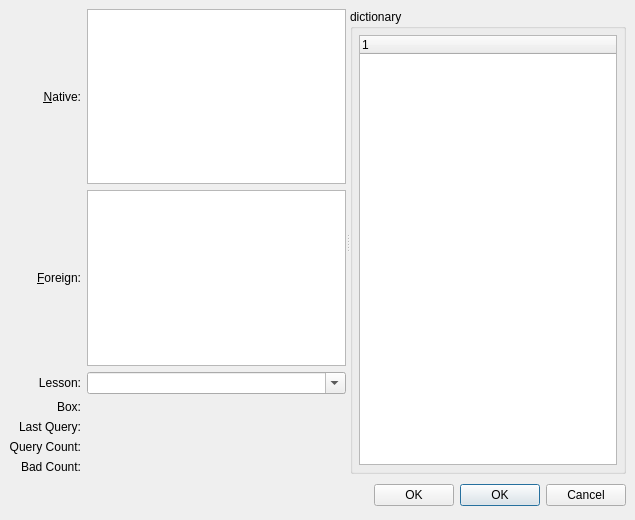
<ui version="4.0" >
 <class>VocableEdit</class>
 <widget class="QDialog" name="VocableEdit" >
  <property name="geometry" >
   <rect>
    <x>0</x>
    <y>0</y>
    <width>635</width>
    <height>520</height>
   </rect>
  </property>
  <property name="windowTitle" >
   <string>VocableEditor</string>
  </property>
  <property name="windowIcon" >
   <iconset resource="icons.qrc" >:/icons/icons/table_edit.png</iconset>
  </property>
  <layout class="QVBoxLayout" >
   <property name="spacing" >
    <number>6</number>
   </property>
   <property name="leftMargin" >
    <number>9</number>
   </property>
   <property name="topMargin" >
    <number>9</number>
   </property>
   <property name="rightMargin" >
    <number>9</number>
   </property>
   <property name="bottomMargin" >
    <number>9</number>
   </property>
   <item>
    <widget class="QSplitter" name="splitter" >
     <property name="orientation" >
      <enum>Qt::Horizontal</enum>
     </property>
     <widget class="QWidget" name="layoutWidget" >
      <layout class="QGridLayout" >
       <property name="leftMargin" >
        <number>0</number>
       </property>
       <property name="topMargin" >
        <number>0</number>
       </property>
       <property name="rightMargin" >
        <number>0</number>
       </property>
       <property name="bottomMargin" >
        <number>0</number>
       </property>
       <property name="horizontalSpacing" >
        <number>6</number>
       </property>
       <property name="verticalSpacing" >
        <number>6</number>
       </property>
       <item row="5" column="0" >
        <widget class="QLabel" name="queryCountLabelLeft" >
         <property name="text" >
          <string>Query Count:</string>
         </property>
         <property name="alignment" >
          <set>Qt::AlignRight|Qt::AlignTrailing|Qt::AlignVCenter</set>
         </property>
        </widget>
       </item>
       <item row="2" column="0" >
        <widget class="QLabel" name="label_3" >
         <property name="text" >
          <string>Lesson:</string>
         </property>
         <property name="alignment" >
          <set>Qt::AlignRight|Qt::AlignTrailing|Qt::AlignVCenter</set>
         </property>
         <property name="buddy" >
          <cstring>lessonComboBox</cstring>
         </property>
        </widget>
       </item>
       <item row="1" column="1" >
        <widget class="VocableEditorTextEdit" name="foreignTextEdit" >
         <property name="tabChangesFocus" >
          <bool>true</bool>
         </property>
         <property name="acceptRichText" >
          <bool>false</bool>
         </property>
        </widget>
       </item>
       <item row="3" column="0" >
        <widget class="QLabel" name="boxLabelLeft" >
         <property name="text" >
          <string>Box:</string>
         </property>
         <property name="alignment" >
          <set>Qt::AlignRight|Qt::AlignTrailing|Qt::AlignVCenter</set>
         </property>
        </widget>
       </item>
       <item row="2" column="1" >
        <widget class="QComboBox" name="lessonComboBox" >
         <property name="editable" >
          <bool>true</bool>
         </property>
        </widget>
       </item>
       <item row="4" column="0" >
        <widget class="QLabel" name="lastQueryLabelLeft" >
         <property name="text" >
          <string>Last Query:</string>
         </property>
         <property name="alignment" >
          <set>Qt::AlignRight|Qt::AlignTrailing|Qt::AlignVCenter</set>
         </property>
        </widget>
       </item>
       <item row="4" column="1" >
        <widget class="QLabel" name="lastQueryLabel" />
       </item>
       <item row="5" column="1" >
        <widget class="QLabel" name="queryCountLabel" />
       </item>
       <item row="3" column="1" >
        <widget class="QLabel" name="boxLabel" />
       </item>
       <item row="0" column="1" >
        <widget class="VocableEditorTextEdit" name="nativeTextEdit" >
         <property name="tabChangesFocus" >
          <bool>true</bool>
         </property>
         <property name="acceptRichText" >
          <bool>false</bool>
         </property>
        </widget>
       </item>
       <item row="1" column="0" >
        <widget class="QLabel" name="foreignLabel" >
         <property name="text" >
          <string>&amp;Foreign:</string>
         </property>
         <property name="alignment" >
          <set>Qt::AlignRight|Qt::AlignTrailing|Qt::AlignVCenter</set>
         </property>
         <property name="buddy" >
          <cstring>foreignTextEdit</cstring>
         </property>
        </widget>
       </item>
       <item row="0" column="0" >
        <widget class="QLabel" name="nativeLabel" >
         <property name="text" >
          <string>&amp;Native:</string>
         </property>
         <property name="alignment" >
          <set>Qt::AlignRight|Qt::AlignTrailing|Qt::AlignVCenter</set>
         </property>
         <property name="buddy" >
          <cstring>nativeTextEdit</cstring>
         </property>
        </widget>
       </item>
       <item row="6" column="0" >
        <widget class="QLabel" name="badCountLabelLeft" >
         <property name="text" >
          <string>Bad Count:</string>
         </property>
         <property name="alignment" >
          <set>Qt::AlignRight|Qt::AlignTrailing|Qt::AlignVCenter</set>
         </property>
        </widget>
       </item>
       <item row="6" column="1" >
        <widget class="QLabel" name="badCountLabel" />
       </item>
      </layout>
     </widget>
     <widget class="QGroupBox" name="translateGroupBox" >
      <property name="title" >
       <string>dictionary</string>
      </property>
      <layout class="QVBoxLayout" >
       <property name="spacing" >
        <number>6</number>
       </property>
       <property name="leftMargin" >
        <number>6</number>
       </property>
       <property name="topMargin" >
        <number>6</number>
       </property>
       <property name="rightMargin" >
        <number>6</number>
       </property>
       <property name="bottomMargin" >
        <number>6</number>
       </property>
       <item>
        <widget class="QTreeWidget" name="translateTreeWidget" >
         <property name="alternatingRowColors" >
          <bool>true</bool>
         </property>
         <property name="rootIsDecorated" >
          <bool>false</bool>
         </property>
         <column>
          <property name="text" >
           <string/>
          </property>
         </column>
         <column>
          <property name="text" >
           <string/>
          </property>
         </column>
        </widget>
       </item>
      </layout>
     </widget>
    </widget>
   </item>
   <item>
    <layout class="QHBoxLayout" >
     <property name="spacing" >
      <number>6</number>
     </property>
     <property name="leftMargin" >
      <number>0</number>
     </property>
     <property name="topMargin" >
      <number>0</number>
     </property>
     <property name="rightMargin" >
      <number>0</number>
     </property>
     <property name="bottomMargin" >
      <number>0</number>
     </property>
     <item>
      <spacer>
       <property name="orientation" >
        <enum>Qt::Horizontal</enum>
       </property>
       <property name="sizeHint" >
        <size>
         <width>131</width>
         <height>31</height>
        </size>
       </property>
      </spacer>
     </item>
     <item>
      <widget class="QPushButton" name="okAddNewButton" >
       <property name="text" >
        <string>OK</string>
       </property>
      </widget>
     </item>
     <item>
      <widget class="QPushButton" name="okButton" >
       <property name="text" >
        <string>OK</string>
       </property>
       <property name="default" >
        <bool>true</bool>
       </property>
      </widget>
     </item>
     <item>
      <widget class="QPushButton" name="cancelButton" >
       <property name="text" >
        <string>Cancel</string>
       </property>
      </widget>
     </item>
    </layout>
   </item>
  </layout>
 </widget>
 <customwidgets>
  <customwidget>
   <class>VocableEditorTextEdit</class>
   <extends>QTextEdit</extends>
   <header>VocableEditorTextEdit.h</header>
  </customwidget>
 </customwidgets>
 <tabstops>
  <tabstop>nativeTextEdit</tabstop>
  <tabstop>foreignTextEdit</tabstop>
  <tabstop>lessonComboBox</tabstop>
  <tabstop>okAddNewButton</tabstop>
  <tabstop>okButton</tabstop>
  <tabstop>cancelButton</tabstop>
 </tabstops>
 <resources>
  <include location="icons.qrc" />
 </resources>
 <connections>
  <connection>
   <sender>okButton</sender>
   <signal>clicked()</signal>
   <receiver>VocableEdit</receiver>
   <slot>accept()</slot>
   <hints>
    <hint type="sourcelabel" >
     <x>543</x>
     <y>507</y>
    </hint>
    <hint type="destinationlabel" >
     <x>524</x>
     <y>424</y>
    </hint>
   </hints>
  </connection>
  <connection>
   <sender>cancelButton</sender>
   <signal>clicked()</signal>
   <receiver>VocableEdit</receiver>
   <slot>reject()</slot>
   <hints>
    <hint type="sourcelabel" >
     <x>624</x>
     <y>507</y>
    </hint>
    <hint type="destinationlabel" >
     <x>579</x>
     <y>384</y>
    </hint>
   </hints>
  </connection>
 </connections>
</ui>
